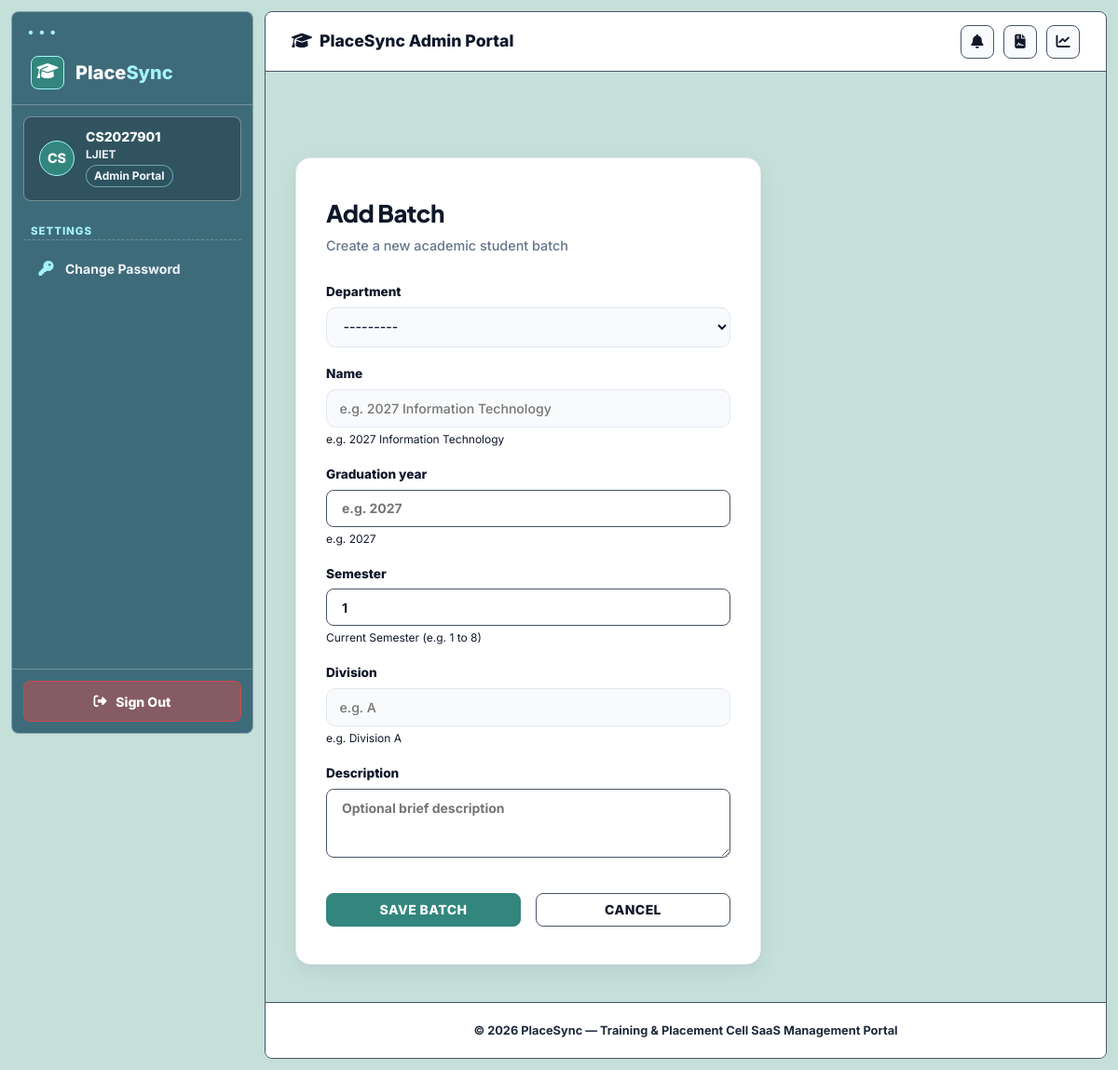
Screenshot of /batches/add/ (signed in) with the database file from the repository.
### accounts/models.py (models this page shows, shortened)
class User(AbstractUser):
    class Role(models.TextChoices):
        COLLEGE_ADMIN = 'COLLEGE_ADMIN', 'College Admin'
        STUDENT = 'STUDENT', 'Student'
    role = models.CharField(
        max_length=20,
        choices=Role.choices,
        default=Role.STUDENT
    )
    college = models.ForeignKey(
        'colleges.College',
        on_delete=models.SET_NULL,
        null=True,
        blank=True,
        related_name='users'
    )
    must_change_password = models.BooleanField(default=False)

### colleges/models.py (models this page shows, shortened)
class College(models.Model):
    name = models.CharField(max_length=255, unique=True)
    code = models.CharField(max_length=50, unique=True, help_text="Unique college code or abbreviation")
    address = models.TextField(blank=True)
    website = models.URLField(blank=True)
    created_at = models.DateTimeField(auto_now_add=True)
    logo = models.ImageField(upload_to='college_logos/', blank=True, null=True)
    university = models.CharField(max_length=255, blank=True)
    email = models.EmailField(blank=True)
    phone = models.CharField(max_length=20, blank=True)
    linkedin = models.URLField(blank=True, verbose_name="LinkedIn")
    twitter = models.URLField(blank=True, verbose_name="Twitter")
    instagram = models.URLField(blank=True, verbose_name="Instagram")

### batches/views.py (the view, shortened to what this page needs)
# urls.py: path('add/', BatchCreateView.as_view(), name='create'),
class BatchCreateView(LoginRequiredMixin, View):
    form_class = BatchForm
    template_name = 'batches/batch_form.html'
    def get(self, request, *args, **kwargs):
        form = self.form_class(college=request.user.college)
        return render(request, self.template_name, {'form': form, 'action': 'Add'})

### batches/forms.py (shortened to what this page needs)
class BatchForm(forms.ModelForm):
    class Meta:
        model = Batch
        fields = ['department', 'name', 'graduation_year', 'semester', 'division', 'description']
        widgets = {
            'graduation_year': forms.NumberInput(attrs={'placeholder': 'e.g. 2027'}),
            'name': forms.TextInput(attrs={'placeholder': 'e.g. 2027 Information Technology'}),
            'semester': forms.NumberInput(attrs={'placeholder': 'e.g. 8', 'min': 1, 'max': 8}),
            'division': forms.TextInput(attrs={'placeholder': 'e.g. A'}),
            'description': forms.Textarea(attrs={'rows': 3, 'placeholder': 'Optional brief description'}),
        }
    def __init__(self, *args, **kwargs):
        self.college = kwargs.pop('college', None)
        super().__init__(*args, **kwargs)
        for name, field in self.fields.items():
            field.widget.attrs.update({'class': 'form-input'})
        if self.college:
            self.fields['department'].queryset = Department.objects.filter(college=self.college).order_by('name')

### departments/models.py (called while the page is built)
    def __str__(self):
        return f"{self.name} ({self.code}) - {self.college.code}"

### staff_permissions/templatetags/staff_tags.py (called while the page is built)
@register.filter(name='has_perm_filter')
def has_perm_filter(user, permission_name):
    if not user or not user.is_authenticated:
        return False
    return has_staff_permission(user, permission_name)

@register.filter(name='is_college_admin_filter')
def is_college_admin_filter(user):
    if not user or not user.is_authenticated:
        return False
    return is_college_admin(user)

### staff_permissions/utils.py (called while the page is built, shortened)
def is_college_admin(user):
    if not user.is_authenticated:
        return False
    if user.is_superuser:
        return True
    if getattr(user, 'role', '') == 'COLLEGE_ADMIN':
        return not hasattr(user, 'staff_profile')
    return False

def has_staff_permission(user, permission_name):
    if not user.is_authenticated:
        return False
    if is_college_admin(user):
        return True
    if getattr(user, 'role', '') != 'COLLEGE_ADMIN':
        return False

### templates/batches/batch_form.html (shortened to what this page needs)
{% extends 'base.html' %}
{% block content %}
<div class="auth-wrapper" style="padding-top: 4rem;">
    <div class="auth-card" style="max-width: 500px;">
        <div class="auth-header">
            <h1 class="auth-title">{{ action }} Batch</h1>
            <p class="auth-subtitle">
                {% if action == 'Add' %}
                    Create a new academic student batch
                {% else %}
                    Modify details for {{ batch.name }}
                {% endif %}
            </p>
        </div>
        <form method="post" novalidate>
            {% for field in form %}
                <div class="form-group">
                    <label class="form-label" for="{{ field.id_for_label }}">{{ field.label }}</label>
                    {{ field }}
                    {% if field.help_text %}
                        <span style="font-size: 0.75rem; color: var(--text-muted); display: block; margin-top: 0.25rem;">{{ field.help_text }}</span>
                    {% endif %}
                </div>
            {% endfor %}
            <div style="display: flex; gap: 1rem; margin-top: 2rem;">
                <button type="submit" class="btn btn-primary" style="flex: 1;">Save Batch</button>
                <a href="{% url 'batches:list' %}" class="btn btn-secondary" style="flex: 1;">Cancel</a>
            </div>
        </form>
    </div>
</div>
{% endblock %}

### templates/base.html (shortened to what this page needs)
{% load static %}
{% load staff_tags %}
<!DOCTYPE html>
<html lang="en">
<head>
    <link rel="stylesheet" href="https://cdnjs.cloudflare.com/ajax/libs/font-awesome/6.5.1/css/all.min.css" />
    <link rel="stylesheet" href="{% static 'css/student.css' %}?v=7.0">
    <link rel="stylesheet" href="{% static 'css/style.css' %}?v=7.0">
</head>
<body class="page-dashboard">
{% if user.is_authenticated %}
<div class="sp-layout">
    <aside class="sp-sidebar" role="navigation" aria-label="College Admin navigation">
        <a href="{% url 'dashboard:index' %}" class="sp-brand">
            <div class="sp-brand-icon"><i class="fa-solid fa-graduation-cap"></i></div>
            <div class="sp-brand-text">Place<span>Sync</span></div>
        </a>
        <div class="sp-identity">
            <div class="sp-avatar">{{ user.username|slice:":2"|upper }}</div>
            <div>
                <div class="sp-identity-name">{{ user.username }}</div>
                <div class="sp-identity-roll">{% if user.college %}{{ user.college.code }}{% else %}PlaceSync{% endif %}</div>
                <div class="sp-identity-badge">Admin Portal</div>
            </div>
        </div>
        <div class="sp-section">
            <div class="sp-section-label">Settings</div>
            <ul class="sp-nav">
                {% if request.user|is_college_admin_filter %}
                <li><a href="{% url 'staff_permissions:settings' %}" class="sp-link {% if request.resolver_match.namespace == 'staff_permissions' %}active{% endif %}"><span class="sp-link-icon"><i class="fa-solid fa-gear"></i></span> System Settings</a></li>
                {% else %}
                <li><a href="{% url 'staff_permissions:change_password' %}" class="sp-link"><span class="sp-link-icon"><i class="fa-solid fa-key"></i></span> Change Password</a></li>
                {% endif %}
            </ul>
        </div>
        <div class="sp-footer">
            <a href="{% url 'accounts:logout' %}" class="sp-logout">
                <i class="fa-solid fa-right-from-bracket"></i> Sign Out
            </a>
        </div>
    </aside>
    <div class="sp-main">
        <header class="sp-topbar">
            <span class="sp-topbar-title">
                <span><i class="fa-solid fa-graduation-cap"></i></span> {% block topbar_title %}PlaceSync Admin Portal{% endblock %}
            </span>
            <div class="sp-topbar-right">
                <a href="{% url 'communication:notifications' %}" class="sp-topbar-btn" title="Notifications">
                    <i class="fa-solid fa-bell"></i>
                </a>
                <a href="{% url 'reports:dashboard' %}" class="sp-topbar-btn" title="Reports"><i class="fa-solid fa-file-contract"></i></a>
                <a href="{% url 'analytics:dashboard' %}" class="sp-topbar-btn" title="Analytics"><i class="fa-solid fa-chart-line"></i></a>
            </div>
        </header>
        <main class="sp-content" id="main-content">
{% endif %}
{% block content %}{% endblock %}
{% if user.is_authenticated %}
        </main>
        <footer class="sp-page-footer">
            &copy; 2026 PlaceSync &mdash; Training &amp; Placement Cell SaaS Management Portal
        </footer>
    </div>
</div>
{% else %}
</div>
{% endif %}
</body>
</html>

### rows the page displays
User: username "CS", username "CS2027901", college.code "LJIET"

### other values shown
{{ action }} "Add"
{{ field.label }} "Department" "Name" "Graduation year" "Semester" "Division" "Description"
{{ field.help_text }} "e.g. 2027 Information Technology" "e.g. 2027" "Current Semester (e.g. 1 to 8)" "e.g. Division A"
